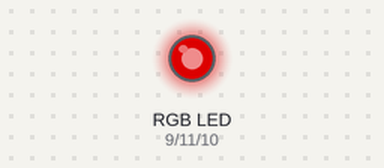
A sketch run on a simulated Arduino Uno, built with avr-gcc and run on an emulated ATmega328P. Parts: an RGB LED mixed from three pins (HIGH = lit). Dim RGB values are drawn brighter than linear; random numbers use the default seed unless the sketch sets one.

Above: at 0.16 s.
At 7.32 s:
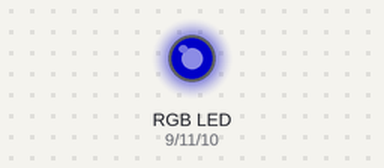
At 11.45 s:
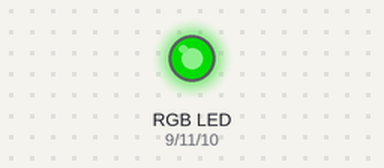
At 16.0 s:
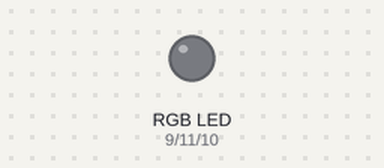
At 27.1 s:
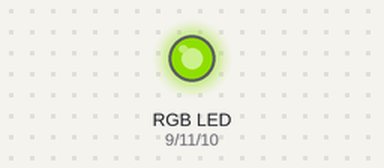
At 38.25 s:
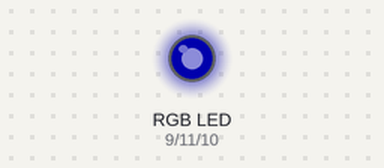
Timing chart, 0 to 40.0 s (numbered marks = the images above):
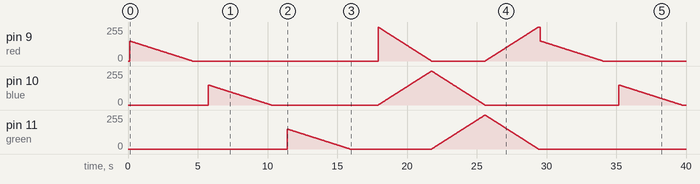

The sketch:

RGB_LED.ino
```cpp
const int red=9;
const int blue=10;
const int green=11;
int pause=15;

void setup()
{
  Serial.begin(9600);
  randomSeed(analogRead(1));
}

void loop()
{
  //Serial.println("running");
  //setColor(255,2,2);
  ballonDisplay();
  delay(1000);
  //randomTransition(10000);
  colorWheel();
}

void setColor(int redLED, int greenLED, int blueLED)
{
  analogWrite(red,redLED);
  analogWrite(blue,blueLED);
  analogWrite(green,greenLED);
}

void transition(int colorNow, int colorChange, int colorNone, int timeDelay)
{
  int color1=255, color2=0, color3=0;
  for(int i=1;i<256;i++)
  {
    color1--;
    color2++;
    analogWrite(colorNow,color1);
    analogWrite(colorChange,color2);
    analogWrite(colorNone,color3);
    delay(timeDelay);
  }
}

void randomTransition(int delayTime)
{
  int random1=random(255);
  int random2=random(255);
  int random3=random(255);
  setColor(random1, random2, random3);
  delay(delayTime);
}

void colorWheel()
{
  transition(red,blue,green,pause);
  transition(blue,green,red,pause);
  transition(green,red,blue,pause);
}

void ballonDisplay()
{
  colorSplosion(red);
  delay(1000);
  colorSplosion(blue);
  delay(1000);
  colorSplosion(green);
  delay(1000);
}

void colorSplosion(int color1)
{
  for(int i=1;i<=255;i++)
  {
    analogWrite(color1,i);
    delayMicroseconds(20);
  }
  //delay(50);
  for(int i=255;i>=150;i--)
  {
    analogWrite(color1,i);
    delay(1);
  }
  for(int i=150;i>=0;i--)
  {
    analogWrite(color1,i);
    delay(30);
  }
}
```
